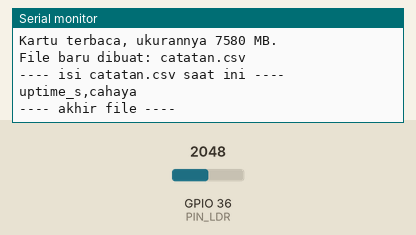
Bench run of a sketch on a simulated ESP32. On the bench: the last lines printed to the serial monitor. The test bench sets the inputs (shaded band); at power-on: GPIO 36 (PIN_LDR) = 2048. Storage starts empty.

Above: at 1.7 s.
1.8 s: GPIO 36 (PIN_LDR) set to 2866
At 6.7 s:
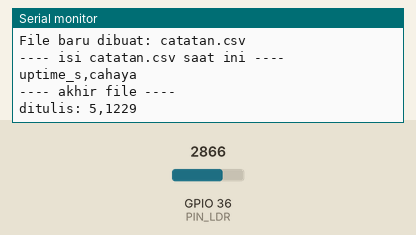
12.0 s: GPIO 36 (PIN_LDR) set to 3603
At 16.2 s:
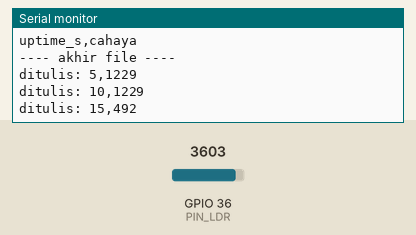
Timing chart, 0 to 17.7 s (numbered marks = the images above; inputs shaded):
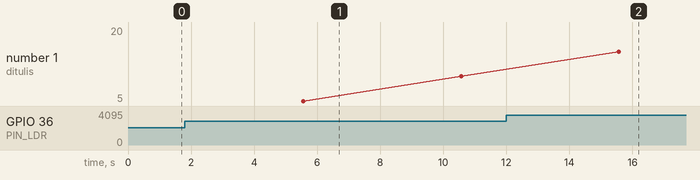

Measured:
- after the input at 1.8 s, the serial monitor: prints a new line after 3.8 s (image 1)
- after the input at 12.0 s, the serial monitor: prints a new line after 3.6 s (image 2)

The sketch:

modul07_log_microsd.ino
```cpp
// Modul 7 - Praktik 5 (opsional): mencatat bacaan ke kartu microSD sebagai file CSV
// Modul microSD di bus SPI: SCK ke D18, MISO ke D19, MOSI ke D23, CS ke D5.
// Sensor cahaya (LDR) tetap di VP seperti Modul 6.
// Tidak perlu memasang library apa pun: SD dan SPI sudah ikut paket esp32.

#include <SPI.h>
#include <SD.h>

const int PIN_SD_CS = 5;    // D5: "pilih aku" untuk kartu microSD (peta pin kanonik)
const int PIN_LDR = 36;     // VP: LDR (peta pin kanonik)
const char* NAMA_FILE = "/catatan.csv";  // nama file di kartu, selalu diawali garis miring
const int DETIK_PER_CATATAN = 5;         // satu baris setiap 5 detik

bool kartuSiap = false;

// Mencetak seluruh isi file ke Serial Monitor.
void cetakIsiFile() {
  File file = SD.open(NAMA_FILE, FILE_READ);
  if (!file) {
    Serial.println("(file belum ada)");
    return;
  }
  while (file.available()) {
    Serial.write(file.read());  // salin huruf demi huruf, apa adanya
  }
  file.close();
}

// Menambahkan satu baris di akhir file. Menjawab true kalau berhasil.
bool tambahBaris(String baris) {
  File file = SD.open(NAMA_FILE, FILE_APPEND);  // APPEND = menambah di akhir, isi lama tidak hilang
  if (!file) {
    return false;
  }
  file.println(baris);
  file.close();  // WAJIB: baru setelah ditutup, isinya benar-benar tersimpan di kartu
  return true;
}

void setup() {
  Serial.begin(115200);
  delay(500);
  Serial.println();
  if (!SD.begin(PIN_SD_CS)) {
    Serial.println("Kartu microSD tidak terbaca! Periksa kartunya (FAT32), keenam kabel, dan daya modul.");
    return;  // kartuSiap tetap false, jadi loop() tidak mencoba menulis
  }
  kartuSiap = true;
  Serial.print("Kartu terbaca, ukurannya ");
  Serial.print(SD.cardSize() / (1024 * 1024));
  Serial.println(" MB.");

  if (!SD.exists(NAMA_FILE)) {
    tambahBaris("uptime_s,cahaya");  // baris pertama CSV = nama-nama kolom
    Serial.println("File baru dibuat: catatan.csv");
  }
  Serial.println("---- isi catatan.csv saat ini ----");
  cetakIsiFile();
  Serial.println("---- akhir file ----");
}

void loop() {
  if (!kartuSiap) {  // kartu belum terbaca: ingatkan setiap 5 detik, kalau-kalau pesan di setup() terlewat
    Serial.println("Kartu belum terbaca. MB102 baru dinyalakan? Tekan EN. Tetap gagal? Matikan MB102, cabut USB, lalu periksa kartu dan kabel.");
    delay(5000);
    return;
  }
  delay(DETIK_PER_CATATAN * 1000);
  unsigned long detik = millis() / 1000;          // detik sejak papan menyala
  int cahaya = 4095 - analogRead(PIN_LDR);        // dibalik seperti Modul 6: makin terang, makin besar
  String baris = String(detik) + "," + String(cahaya);
  if (tambahBaris(baris)) {
    Serial.print("ditulis: ");
    Serial.println(baris);
  } else {
    Serial.println("Gagal menulis! Kartunya tercabut?");
  }
}
```
